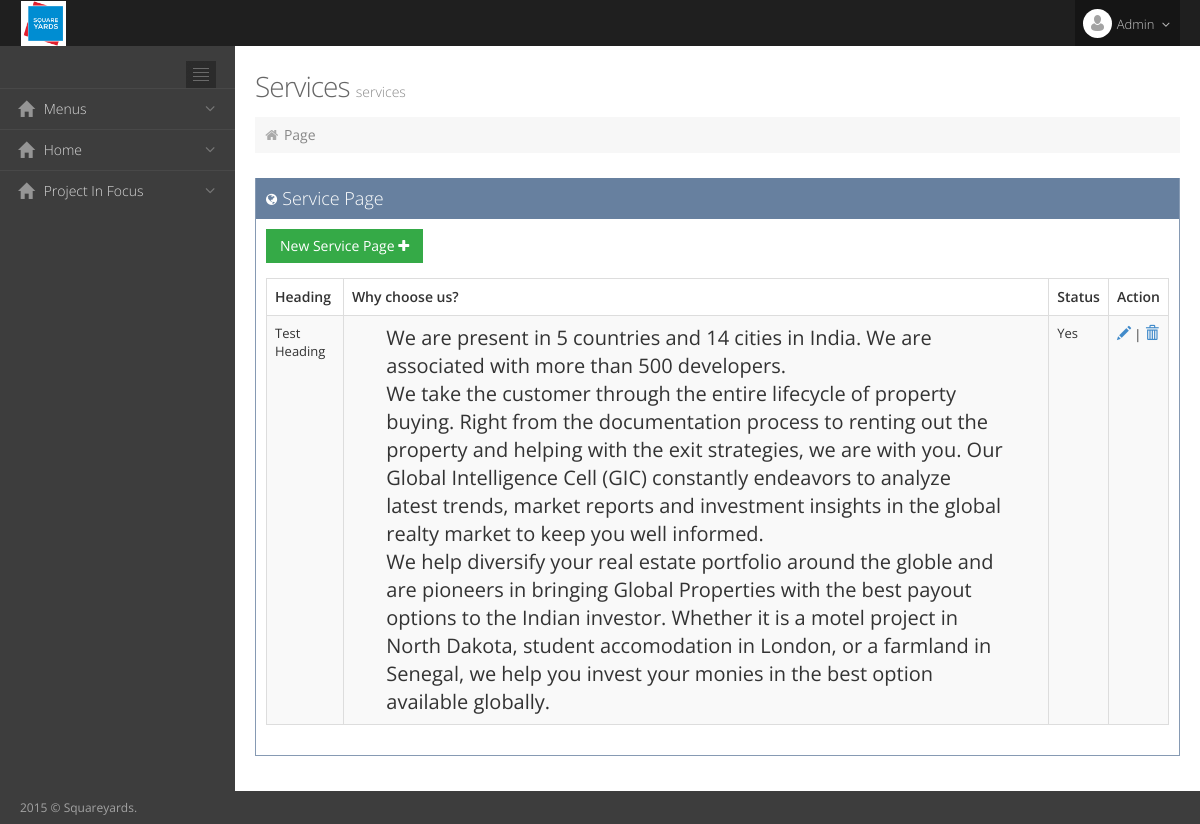
The app's page /index.php/services with its own data.
### tables this page shows
CREATE TABLE `services` (
  `id` bigint(20) NOT NULL AUTO_INCREMENT,
  `heading` text,
  `ychoose_us` text,
  `status` int(1) DEFAULT '1' COMMENT '1=active, 0=deactive',
  PRIMARY KEY (`id`)
);

### application/controllers/Services.php (called while the page is built, shortened)
<?php
class Services extends CI_Controller {
	public function __construct()
    {
            $this->load->helper(array('form', 'url'));
            $this->load->library('upload');
            $this->load->model('services_model');
    }
	public function index()
	{
		$this->data['type']='list';
		$this->data['menu_status']='services';
		$this->data['content']='services/index.php';
		$data2=$this->services_model->selectServices();
		$this->data['data']=$data2;
		$this->load->view('index', $this->data);
	}
}

### index.php (called while the page is built, shortened)
<?php
require_once BASEPATH.'core/CodeIgniter.php';

### application/models/services_model.php (called while the page is built, shortened)
<?php  if (! defined('BASEPATH')) exit('No direct script access allowed');
class Services_model extends CI_Model
{
	public function selectServices(){
		$query=$this->db->get('services');
		return $query->result_array();
	}
}

### application/views/services/index.php (the view, shortened to what this page needs)
<div class="page-content-wrapper">
		<div class="page-content">
			<h3 class="page-title">
			Services <small>services</small>
			</h3>
			<div class="page-bar">
				<ul class="page-breadcrumb">
					<li>
						<i class="fa fa-home"></i>
						<a href="#">Page</a>
					</li>
				</ul>
			</div>
			<div class="row">
				<div class="col-md-12">
					<div class="portlet box blue-hoki">
						<div class="portlet-title">
							<div class="caption">
								<i class="fa fa-globe"></i>Service Page
							</div>
						</div>
						<div class="portlet-body">
							<div class="table-toolbar">
								<div class="row">
									<div class="col-md-6">
										<div class="btn-group">
											<a href="<?php echo base_url();?>index.php/services/add"><button class="btn green" id="sample_editable_1_new">
											New Service Page <i class="fa fa-plus"></i>
											</button>
											</a>
										</div>
									</div>
								</div>
							</div>
							<table class="table table-striped table-bordered table-hover" id="sample_1">
							<thead>
							<tr>
								<th>
									 Heading
								</th>
								<th>
									 Why choose us?
								</th>
								<th>
									 Status
								</th>
								<th>Action
								</th>
							</tr>
							</thead>
							<tbody>
							<?php
							foreach ($data as $keyres => $valueres) {
							?>
							<tr>
								<td>
									 <?php echo trim($valueres['heading']);?>
								</td>
								<td>
									 <?php echo trim($valueres['ychoose_us']);?>
								</td>
								<td>
									 <?php if(trim($valueres['status'])==1) echo "Yes"; else echo "No";?>
								</td>
								<td>
									 <a href="<?php echo base_url();?>index.php/services/edit/<?php echo $valueres['id'];?>" class="glyphicon glyphicon-pencil"></a>
									 <?php if(trim($valueres['status'])==1){
									 echo "|";
									  ?>
									 	<a href="<?php echo base_url();?>index.php/services/delete/<?php echo $valueres['id'];?>" class="glyphicon glyphicon-trash" onclick="return confirm('Are you sure do you want to Delete Service content!')"></a>
									 <?php
									  }
									  ?>
								</td>
							</tr>
							<?php
							}
							?>
							</tbody>
							</table>
						</div>
					</div>
				</div>
			</div>
		</div>
	</div>

### assets/admin/layout/css/layout.css (style rules this page uses)
.page-header, .page-sidebar-wrapper, .page-content-wrapper, .page-footer { transition: margin 0.3s; }
.page-title { padding: 0px; font-size: 28px; letter-spacing: -1px; display: block; color: #666; margin: 0px 0px 15px 0px; font-weight: 300; font-family: "Open Sans", sans-serif; }
.page-title small { font-size: 14px; letter-spacing: 0px; font-weight: 300; color: #888; }
.page-bar { padding: 0px; background-color: #f7f7f7; margin-bottom: 25px; }
.page-bar:before, .page-bar:after { content: " "; display: table; }
.page-bar:after { clear: both; }
.page-bar .page-breadcrumb { display: inline-block; float: left; padding: 8px; margin: 0; list-style: none; }
.page-bar .page-breadcrumb > li { display: inline-block; }
.page-bar .page-breadcrumb > li > a, .page-bar .page-breadcrumb > li > span { color: #888; font-size: 14px; text-shadow: none; }
.page-bar .page-breadcrumb > li > i { color: #aaa; font-size: 14px; text-shadow: none; }
.page-content { margin-top: 0px; padding: 0px; background-color: #fff; }
@media (min-width: 992px) { .page-content-wrapper { float: left; width: 100%; } }
@media (min-width: 992px) { .page-content-wrapper .page-content { margin-left: 235px; margin-top: 0px; min-height: 600px; padding: 25px 20px 10px 20px; } }

### assets/admin/layout/css/themes/default.css (style rules this page uses)
body { background-color: #3d3d3d; }

### records on screen
services: heading "Test Heading", ychoose_us "We are present in 5 countries and 14 cities in India. We are associated with more than 500 developers. We take the customer through the entire lifecycle of property buying. Right from the documentation process to renting out the property and helping with the exit strategies, we are with you. Our Global Intelligence Cell (GIC) constantly endeavors to analyze latest trends, market reports and investment insights in the global realty market to keep you well informed. We help diversify your real estate portfolio around the globle and are pioneers in bringing Global Properties with the best payout options to the Indian investor. Whether it is a motel project in North Dakota, student accomodation…", status "Yes"
